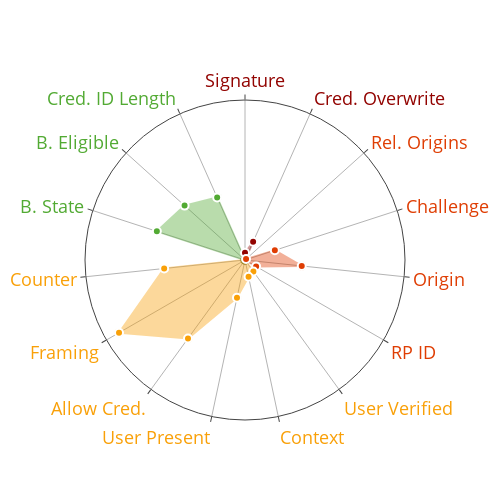

The cell this chart's notebook holds for it:
### Code cell
import plotly.graph_objects as go

union_signature = len(
    set(test_get_signature)
)
union_overwrite = len(
    set(test_create_cid_pubkey_swap) | set(test_create_cid_swap) |
    set(test_create_pubkey_swap)
)
union_ror = 1 # "vashonmarketplace.com"
union_challenge = len(
    set(test_create_challenge_flip) | set(test_get_challenge_flip) |
    set(test_create_challenge_reuse) | set(test_get_challenge_reuse) |
    set(test_create_challenge_session) | set(test_get_challenge_session)
)
union_origin = len(
    set(test_create_origin_cross) | set(test_create_origin_down) |
    set(test_create_origin_up) | set(test_get_origin_cross) |
    set(test_get_origin_down) | set(test_get_origin_up)
)
union_rpid = len(
    set(test_create_rpid_cross) | set(test_create_rpid_down) |
    set(test_create_rpid_up) | set(test_get_rpid_cross) |
    set(test_get_rpid_down) | set(test_get_rpid_up)
)
union_verified = len(
    set(test_create_verified) | set(test_get_verified)
)
union_context = len(
    set(test_create_context_nonsense) | set(test_get_context_nonsense) |
    set(test_create_context_swap) | set(test_get_context_swap)
)
union_present = len(
    set(test_create_present) | set(test_get_present)
)
union_privacy = priv_passkey_auth_true
union_framing = len(
    set(test_create_cross_origin) | set(test_create_top_cross) |
    set(test_create_top_down) | set(test_create_top_up) |
    set(test_get_cross_origin) | set(test_get_top_cross) |
    set(test_get_top_down) | set(test_get_top_up)
)
union_counter = len(
    set(test_get_counter)
)
union_backup_state = len(
    set(test_create_backup_state) | set(test_get_backup_state)
)
union_backup_eligible = len(
    set(test_get_backup_eligible_off) | set(test_get_backup_eligible_on)
)
union_lencid = len(
    set(test_create_cid_length) | set(test_get_cid_length)
)

data = [
    {"Attack Type": "Signature", "Count": union_signature, "CVSS": "Critical"},
    {"Attack Type": "Cred. Overwrite", "Count": union_overwrite, "CVSS": "Critical"},
    {"Attack Type": "Rel. Origins", "Count": union_ror, "CVSS": "High"},
    {"Attack Type": "Challenge", "Count": union_challenge, "CVSS": "High"},
    {"Attack Type": "Origin", "Count": union_origin, "CVSS": "High"},
    {"Attack Type": "RP ID", "Count": union_rpid, "CVSS": "High"},
    {"Attack Type": "User Verified", "Count": union_verified, "CVSS": "Medium"},
    {"Attack Type": "Context", "Count": union_context, "CVSS": "Medium"},
    {"Attack Type": "User Present", "Count": union_present, "CVSS": "Medium"},
    {"Attack Type": "Allow Cred.", "Count": union_privacy, "CVSS": "Medium"},
    {"Attack Type": "Framing", "Count": union_framing, "CVSS": "Medium"},
    {"Attack Type": "Counter", "Count": union_counter, "CVSS": "Medium"},
    {"Attack Type": "B. State", "Count": union_backup_state, "CVSS": "None"},
    {"Attack Type": "B. Eligible", "Count": union_backup_eligible, "CVSS": "None"},
    {"Attack Type": "Cred. ID Length", "Count": union_lencid, "CVSS": "None"}
]

df = pd.DataFrame(data)
pprint(df)

color_map = {
    'Critical': '#920300',
    'High': '#DF3D03',
    'Medium': '#F9A008',
    'None': '#52AA33'
}

# Create figure with go.Figure instead of px
fig = go.Figure()

# Group consecutive items with the same CVSS level
groups = []
current_group = {'cvss': df.iloc[0]['CVSS'], 'indices': [0]}

for i in range(1, len(df)):
    if df.iloc[i]['CVSS'] == current_group['cvss']:
        current_group['indices'].append(i)
    else:
        groups.append(current_group)
        current_group = {'cvss': df.iloc[i]['CVSS'], 'indices': [i]}
groups.append(current_group)

# Add filled areas for each group of consecutive same-colored points
for group in groups:
    cvss_level = group['cvss']
    indices = group['indices']

    # Build the path: center -> all points in group -> back to center
    r_values = [0]  # Start at center
    theta_values = [df.iloc[indices[0]]['Attack Type']]  # Use first point's angle

    # Add all points in the group
    for idx in indices:
        r_values.append(df.iloc[idx]['Count'])
        theta_values.append(df.iloc[idx]['Attack Type'])

    # Return to center
    r_values.append(0)
    theta_values.append(df.iloc[indices[-1]]['Attack Type'])  # Use last point's angle

    # Add filled area trace
    fig.add_trace(go.Scatterpolar(
        r=r_values,
        theta=theta_values,
        fill='toself',
        fillcolor=color_map[cvss_level],
        opacity=0.4,  # Make the fill semi-transparent
        line=dict(color=color_map[cvss_level], width=2),
        name=cvss_level,
        showlegend=False,
        hoverinfo='skip'
    ))

# Add the scatter points on top
for i, row in df.iterrows():
    fig.add_trace(go.Scatterpolar(
        r=[row['Count']],
        theta=[row['Attack Type']],
        mode='markers',
        marker=dict(
            color=color_map[row['CVSS']],
            size=8,
            line=dict(color='white', width=2)
        ),
        name=row['CVSS'],
        showlegend=False,
        text=f"{row['Attack Type']}<br>Count: {row['Count']}<br>CVSS: {row['CVSS']}",
        hoverinfo='text'
    ))

# Update layout
fig.update_layout(
    template="presentation",
    margin=dict(r=90, l=80),
    width=500,
    height=500,
    showlegend=False,
    polar=dict(
        radialaxis=dict(
            showticklabels=False,
            ticks='',
            visible=False,
            showgrid=False,
            showline=False,
            range=[0, df['Count'].max() * 1.1]  # Set range to accommodate all points
        ),
        angularaxis=dict(
            direction='clockwise',  # Ensure clockwise direction
            rotation=90,  # Start at top (12 o'clock position)
        )
    )
)

# Add colored labels
html_labels = []
for i, row in df.iterrows():
    color = color_map[row['CVSS']]
    html_labels.append(f'<span style="color: {color};">{row["Attack Type"]}</span>')

fig.update_layout(
    polar=dict(
        angularaxis=dict(
            ticktext=html_labels,
            tickvals=df['Attack Type'].tolist(),
            tickmode='array'
        )
    )
)

fig.show()
fig.write_image("./charts/vulns_by_type_area.pdf")

### Figure 1 — Plotly figure (JSON) as saved in the notebook; plotly's stock layout.template omitted (floating-point values rounded to 4 significant figures)
{"data": [{"fill": "toself", "fillcolor": "#920300", "hoverinfo": "skip", "line": {"color": "#920300", "width": 2}, "name": "Critical", "opacity": 0.4, "r": [0, 5, 14, 0], "showlegend": false, "theta": ["Signature", "Signature", "Cred. Overwrite", "Cred. Overwrite"], "type": "scatterpolar"}, {"fill": "toself", "fillcolor": "#DF3D03", "hoverinfo": "skip", "line": {"color": "#DF3D03", "width": 2}, "name": "High", "opacity": 0.4, "r": [0, 1, 22, 40, 9, 0], "showlegend": false, "theta": ["Rel. Origins", "Rel. Origins", "Challenge", "Origin", "RP ID", "RP ID"], "type": "scatterpolar"}, {"fill": "toself", "fillcolor": "#F9A008", "hoverinfo": "skip", "line": {"color": "#F9A008", "width": 2}, "name": "Medium", "opacity": 0.4, "r": [0, 10, 12, 27, 68, 102, 57, 0], "showlegend": false, "theta": ["User Verified", "User Verified", "Context", "User Present", "Allow Cred.", "Framing", "Counter", "Counter"], "type": "scatterpolar"}, {"fill": "toself", "fillcolor": "#52AA33", "hoverinfo": "skip", "line": {"color": "#52AA33", "width": 2}, "name": "None", "opacity": 0.4, "r": [0, 65, 57, 48, 0], "showlegend": false, "theta": ["B. State", "B. State", "B. Eligible", "Cred. ID Length", "Cred. ID Length"], "type": "scatterpolar"}, {"hoverinfo": "text", "marker": {"color": "#920300", "line": {"color": "white", "width": 2}, "size": 8}, "mode": "markers", "name": "Critical", "r": [5], "showlegend": false, "text": "Signature<br>Count: 5<br>CVSS: Critical", "theta": ["Signature"], "type": "scatterpolar"}, {"hoverinfo": "text", "marker": {"color": "#920300", "line": {"color": "white", "width": 2}, "size": 8}, "mode": "markers", "name": "Critical", "r": [14], "showlegend": false, "text": "Cred. Overwrite<br>Count: 14<br>CVSS: Critical", "theta": ["Cred. Overwrite"], "type": "scatterpolar"}, {"hoverinfo": "text", "marker": {"color": "#DF3D03", "line": {"color": "white", "width": 2}, "size": 8}, "mode": "markers", "name": "High", "r": [1], "showlegend": false, "text": "Rel. Origins<br>Count: 1<br>CVSS: High", "theta": ["Rel. Origins"], "type": "scatterpolar"}, {"hoverinfo": "text", "marker": {"color": "#DF3D03", "line": {"color": "white", "width": 2}, "size": 8}, "mode": "markers", "name": "High", "r": [22], "showlegend": false, "text": "Challenge<br>Count: 22<br>CVSS: High", "theta": ["Challenge"], "type": "scatterpolar"}, {"hoverinfo": "text", "marker": {"color": "#DF3D03", "line": {"color": "white", "width": 2}, "size": 8}, "mode": "markers", "name": "High", "r": [40], "showlegend": false, "text": "Origin<br>Count: 40<br>CVSS: High", "theta": ["Origin"], "type": "scatterpolar"}, {"hoverinfo": "text", "marker": {"color": "#DF3D03", "line": {"color": "white", "width": 2}, "size": 8}, "mode": "markers", "name": "High", "r": [9], "showlegend": false, "text": "RP ID<br>Count: 9<br>CVSS: High", "theta": ["RP ID"], "type": "scatterpolar"}, {"hoverinfo": "text", "marker": {"color": "#F9A008", "line": {"color": "white", "width": 2}, "size": 8}, "mode": "markers", "name": "Medium", "r": [10], "showlegend": false, "text": "User Verified<br>Count: 10<br>CVSS: Medium", "theta": ["User Verified"], "type": "scatterpolar"}, {"hoverinfo": "text", "marker": {"color": "#F9A008", "line": {"color": "white", "width": 2}, "size": 8}, "mode": "markers", "name": "Medium", "r": [12], "showlegend": false, "text": "Context<br>Count: 12<br>CVSS: Medium", "theta": ["Context"], "type": "scatterpolar"}, {"hoverinfo": "text", "marker": {"color": "#F9A008", "line": {"color": "white", "width": 2}, "size": 8}, "mode": "markers", "name": "Medium", "r": [27], "showlegend": false, "text": "User Present<br>Count: 27<br>CVSS: Medium", "theta": ["User Present"], "type": "scatterpolar"}, {"hoverinfo": "text", "marker": {"color": "#F9A008", "line": {"color": "white", "width": 2}, "size": 8}, "mode": "markers", "name": "Medium", "r": [68], "showlegend": false, "text": "Allow Cred.<br>Count: 68<br>CVSS: Medium", "theta": ["Allow Cred."], "type": "scatterpolar"}, {"hoverinfo": "text", "marker": {"color": "#F9A008", "line": {"color": "white", "width": 2}, "size": 8}, "mode": "markers", "name": "Medium", "r": [102], "showlegend": false, "text": "Framing<br>Count: 102<br>CVSS: Medium", "theta": ["Framing"], "type": "scatterpolar"}, {"hoverinfo": "text", "marker": {"color": "#F9A008", "line": {"color": "white", "width": 2}, "size": 8}, "mode": "markers", "name": "Medium", "r": [57], "showlegend": false, "text": "Counter<br>Count: 57<br>CVSS: Medium", "theta": ["Counter"], "type": "scatterpolar"}, {"hoverinfo": "text", "marker": {"color": "#52AA33", "line": {"color": "white", "width": 2}, "size": 8}, "mode": "markers", "name": "None", "r": [65], "showlegend": false, "text": "B. State<br>Count: 65<br>CVSS: None", "theta": ["B. State"], "type": "scatterpolar"}, {"hoverinfo": "text", "marker": {"color": "#52AA33", "line": {"color": "white", "width": 2}, "size": 8}, "mode": "markers", "name": "None", "r": [57], "showlegend": false, "text": "B. Eligible<br>Count: 57<br>CVSS: None", "theta": ["B. Eligible"], "type": "scatterpolar"}, {"hoverinfo": "text", "marker": {"color": "#52AA33", "line": {"color": "white", "width": 2}, "size": 8}, "mode": "markers", "name": "None", "r": [48], "showlegend": false, "text": "Cred. ID Length<br>Count: 48<br>CVSS: None", "theta": ["Cred. ID Length"], "type": "scatterpolar"}], "layout": {"height": 500, "margin": {"l": 80, "r": 90}, "polar": {"angularaxis": {"direction": "clockwise", "rotation": 90, "tickmode": "array", "ticktext": ["<span style=\"color: #920300;\">Signature</span>", "<span style=\"color: #920300;\">Cred. Overwrite</span>", "<span style=\"color: #DF3D03;\">Rel. Origins</span>", "<span style=\"color: #DF3D03;\">Challenge</span>", "<span style=\"color: #DF3D03;\">Origin</span>", "<span style=\"color: #DF3D03;\">RP ID</span>", "<span style=\"color: #F9A008;\">User Verified</span>", "<span style=\"color: #F9A008;\">Context</span>", "<span style=\"color: #F9A008;\">User Present</span>", "<span style=\"color: #F9A008;\">Allow Cred.</span>", "<span style=\"color: #F9A008;\">Framing</span>", "<span style=\"color: #F9A008;\">Counter</span>", "<span style=\"color: #52AA33;\">B. State</span>", "<span style=\"color: #52AA33;\">B. Eligible</span>", "<span style=\"color: #52AA33;\">Cred. ID Length</span>"], "tickvals": ["Signature", "Cred. Overwrite", "Rel. Origins", "Challenge", "Origin", "RP ID", "User Verified", "Context", "User Present", "Allow Cred.", "Framing", "Counter", "B. State", "B. Eligible", "Cred. ID Length"]}, "radialaxis": {"range": [0, 112.2], "showgrid": false, "showline": false, "showticklabels": false, "ticks": "", "visible": false}}, "showlegend": false, "width": 500}}
